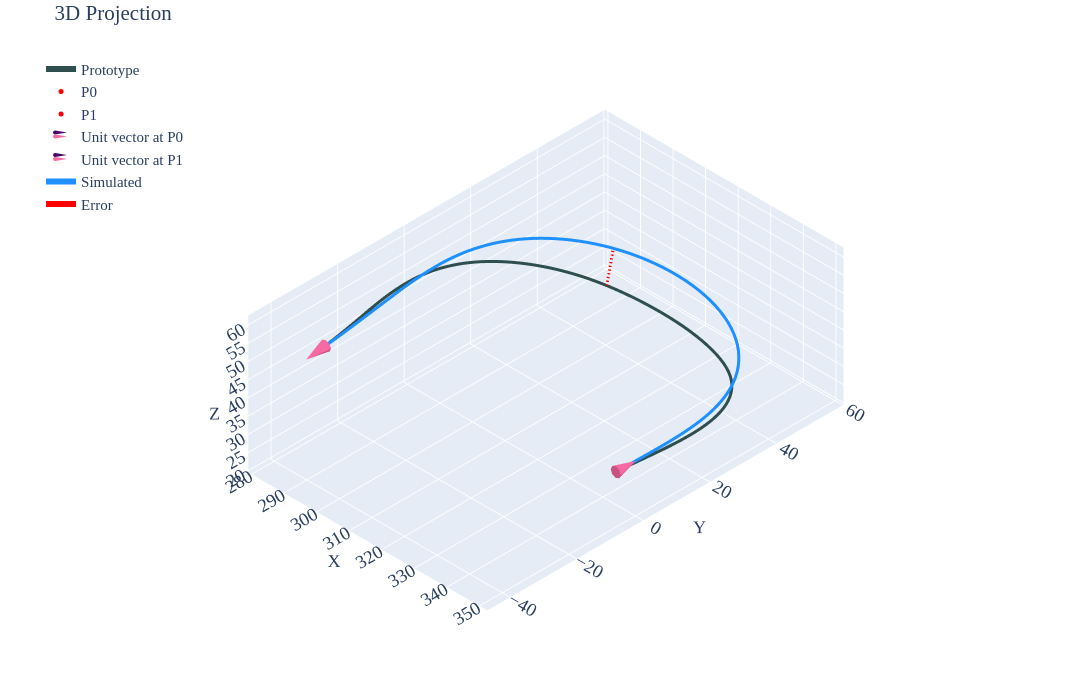

The notebook cell saved with this chart:
### Code cell
df=pd.read_csv('../data/2810/p3-case1.csv')
prt=df.iloc[10:,2:].reset_index(drop=True)
p0=df.iloc[5,2:].values.astype(float)   
p1=df.iloc[6,2:].values.astype(float)   
u0=df.iloc[8,2:].values.astype(float)*df.iloc[2,1]   
u1=df.iloc[9,2:].values.astype(float)*df.iloc[3,1]   
siml=pd.DataFrame(final_rod_position.T,columns=['X','Y','Z'])
fig=utils.plotter(prt.values,p0,p1,u0,u1,x_label='Prototype',spl1=siml.values,spl1_label='Simulated',cne=6,intr='d') 
a=df.iloc[59,2:] 
b=siml.iloc[50] 
fig.add_trace(go.Scatter3d(x=[a[0],b[0]],y=[a[1],b[1]],z=[a[2],b[2]],mode='lines',name='Error',line=dict(color='red',width=6,dash='longdash'))) 
fig.show()
pio.write_html(fig,'html/p3-case1.html')
siml.to_csv('data/p3-case1.csv',index=False)
